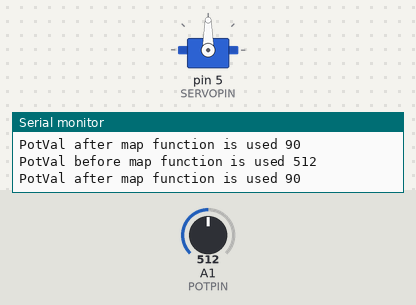
Recording of a sketch running on a simulated Arduino Uno, built with avr-gcc and run on an emulated ATmega328P. On the bench: servo, the last lines printed to the serial monitor. Inputs (shaded band) come from the test bench; at power-on: A1 (POTPIN) = 512.

Above: at 1.2 s.
1.3 s: A1 (POTPIN) set to 556
At 2.4 s:
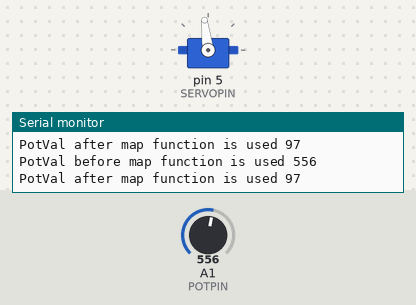
4.3 s: A1 (POTPIN) set to 577
At 4.8 s:
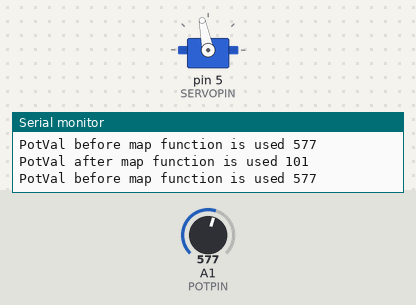
5.8 s: A1 (POTPIN) set to 306
At 6.3 s:
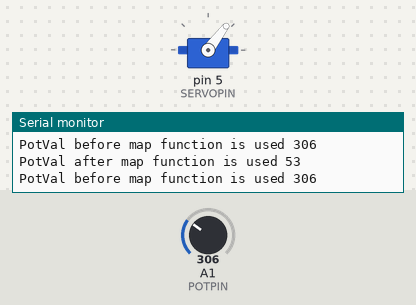
7.3 s: A1 (POTPIN) set to 105
At 7.8 s:
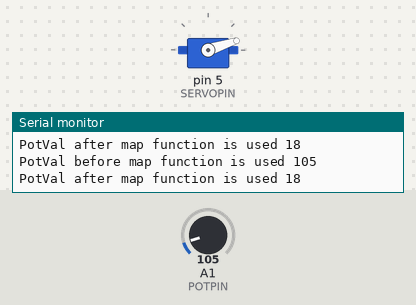
8.9 s: A1 (POTPIN) set to 93
At 9.8 s:
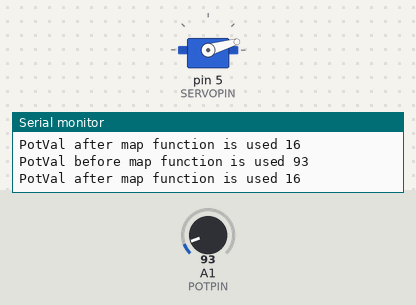
11.9 s: A1 (POTPIN) set to 1023
At 13.2 s:
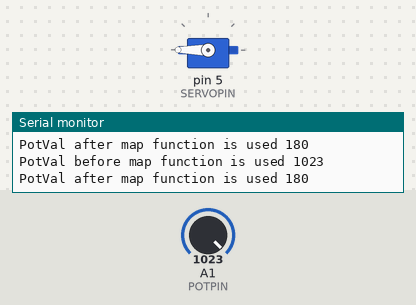
Timing chart, 0 to 14.5 s (numbered marks = the images above; inputs shaded):
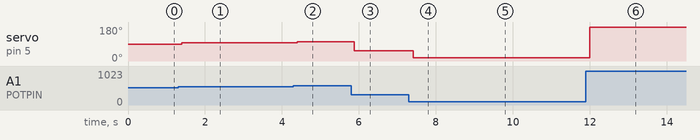

The sketch:

PotServo.ino
```cpp
//ID 12345
#include <Servo.h>

Servo wiper;
const byte POTPIN = A1;
const byte SERVOPIN = 5;

void setup() {
  pinMode(POTPIN, INPUT);
  wiper.attach(SERVOPIN);

  Serial.begin(9600);
}

void loop() {
  int PotVal = analogRead(POTPIN);
  Serial.print("PotVal before map function is used ");
  Serial.println(PotVal);
  PotVal = map(PotVal, 0, 1023, 0, 180);
  Serial.print("PotVal after map function is used ");
  Serial.println(PotVal);
  wiper.write(PotVal);
  delay(15);
}
```

Measured:
- after the input at 1.3 s, servo on pin 5 (SERVOPIN): 90° → 97° after 0.09 s
- after the input at 4.3 s, servo on pin 5 (SERVOPIN): 97° → 101° after 0.10 s
- after the input at 5.8 s, servo on pin 5 (SERVOPIN): 101° → 53° after 0.07 s
- after the input at 7.3 s, servo on pin 5 (SERVOPIN): 53° → 18° after 0.11 s
- after the input at 8.9 s, servo on pin 5 (SERVOPIN): 18° → 16° after 0.14 s
- after the input at 11.9 s, servo on pin 5 (SERVOPIN): 16° → 180° after 0.10 s
